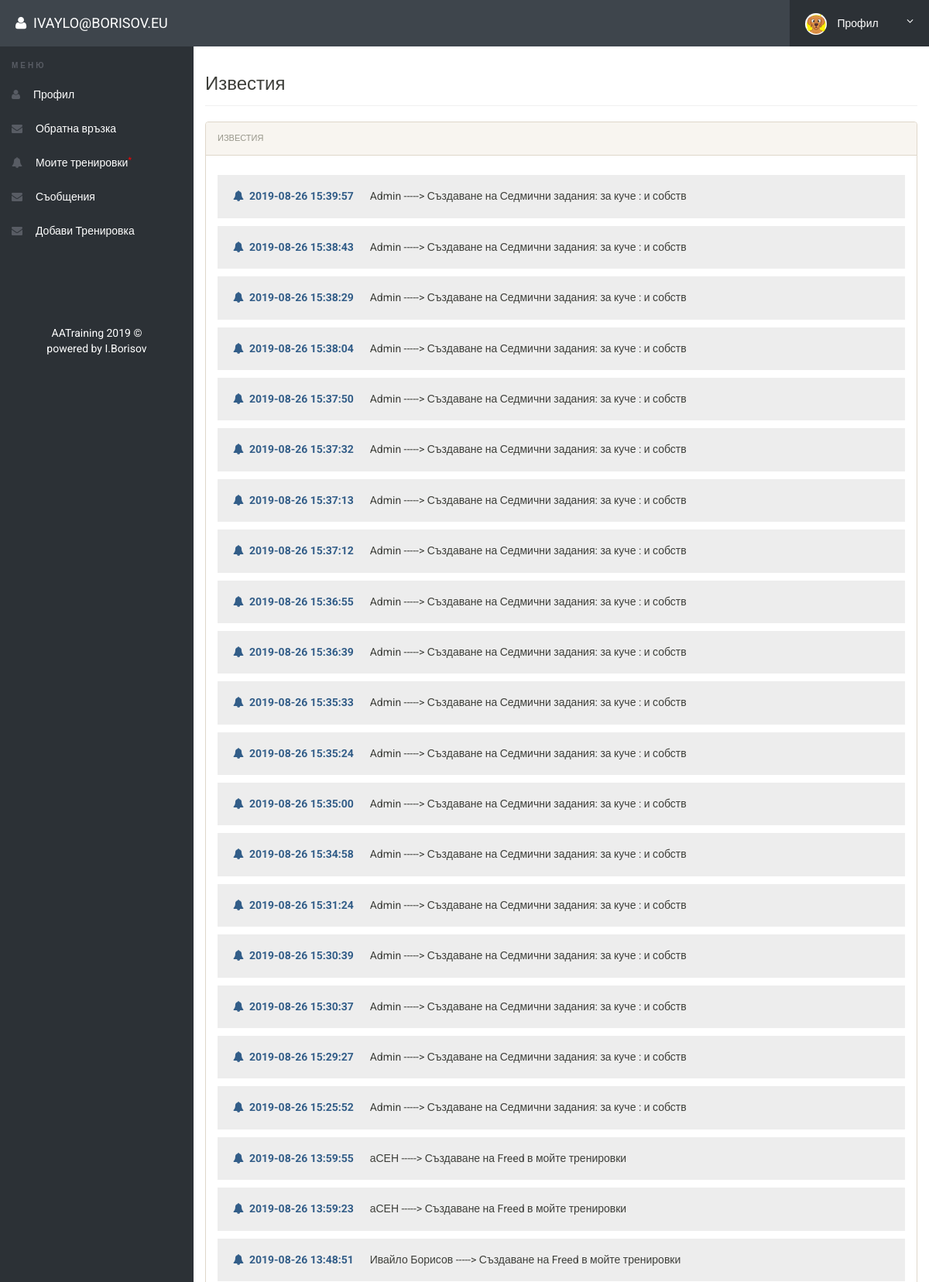
The app's page /admin/notification.php (signed in, upper part) with its own data.
### tables this page shows
CREATE TABLE `notification` (
  `id` int(11) NOT NULL,
  `notiuser` varchar(50) NOT NULL,
  `notireciver` varchar(50) NOT NULL,
  `notitype` varchar(50) NOT NULL,
  `time` timestamp NOT NULL DEFAULT CURRENT_TIMESTAMP
);

### admin/notification.php (the view, shortened to what this page needs)
<?php
include('includes/config.php');
if(strlen($_SESSION['alogin'])==0)
	{
header('location:index.php');
}
else{
?>
<!doctype html>
<html lang="en" class="no-js">
<head>
	<link rel="stylesheet" href="css/font-awesome.min.css">
	<link rel="stylesheet" href="css/bootstrap.min.css">
	<link rel="stylesheet" href="css/dataTables.bootstrap.min.css">
	<link rel="stylesheet" href="css/bootstrap-social.css">
	<link rel="stylesheet" href="css/bootstrap-select.css">
	<link rel="stylesheet" href="css/fileinput.min.css">
	<link rel="stylesheet" href="css/awesome-bootstrap-checkbox.css">
	<link rel="stylesheet" href="css/style.css">
</head>
<body>
	<?php include('includes/header.php');?>
	<div class="ts-main-content">
	<?php include('includes/leftbar.php');?>
		<div class="content-wrapper">
			<div class="container-fluid">
				<div class="row">
					<div class="col-md-12">
						<h3 class="page-title">Известия</h3>
						<div class="row">
							<div class="col-md-12">
								<div class="panel panel-default">
									<div class="panel-heading">Известия</div>
									   <div class="panel-body">
<?php
$reciver = 'Admin';
$sql = "SELECT * from  notification where notireciver = (:reciver) order by time DESC";
$query = $dbh -> prepare($sql);
$query-> bindParam(':reciver', $reciver, PDO::PARAM_STR);
$query->execute();
$results=$query->fetchAll(PDO::FETCH_OBJ);
$cnt=1;
if($query->rowCount() > 0)
{
foreach($results as $result)
{				?>
        <h5 style="background:#ededed;padding:20px;"><i class="fa fa-bell text-primary"></i>&nbsp;&nbsp;<b class="text-primary"><?php echo htmlentities($result->time);?></b> &nbsp;&nbsp;&nbsp;&nbsp;&nbsp;<?php echo htmlentities($result->notiuser);?> -----> <?php echo htmlentities($result->notitype);?></h5>
                       <?php $cnt=$cnt+1; }} ?>
                                        </div>
                                    </div>
                                </div>
                            </div>
                        </div>
                    </div>
                </div>
            </div>
        </div>
</body>
</html>
<?php } ?>

### css/style.css (style rules this page uses)
html { font-size: 14px; }
@media only screen and (min-width: 480px) { html { font-size: 17px; } }
@media only screen and (min-width: 768px) { html { font-size: 14px; } }
body { font-size: 1em; }
.panel { overflow: hidden; }
.page-title { padding-bottom: 15px; margin-bottom: 20px; border-bottom: 1px solid #f0f0f0; }
.ts-main-content .content-wrapper { padding-top: 15px; margin-top: 60px; }
@media only screen and (min-width: 992px) { .ts-main-content .content-wrapper { margin-left: 250px; } }

### records on screen
notification: time "2019-08-26 15:39:57", notiuser "Admin", notitype "Създаване на Седмични задания: за куче : и собств"
notification: time "2019-08-26 15:38:43", notiuser "Admin", notitype "Създаване на Седмични задания: за куче : и собств"
notification: time "2019-08-26 15:38:29", notiuser "Admin", notitype "Създаване на Седмични задания: за куче : и собств"
notification: time "2019-08-26 15:38:04", notiuser "Admin", notitype "Създаване на Седмични задания: за куче : и собств"
notification: time "2019-08-26 15:37:50", notiuser "Admin", notitype "Създаване на Седмични задания: за куче : и собств"
notification: time "2019-08-26 15:37:32", notiuser "Admin", notitype "Създаване на Седмични задания: за куче : и собств"
notification: time "2019-08-26 15:37:13", notiuser "Admin", notitype "Създаване на Седмични задания: за куче : и собств"
notification: time "2019-08-26 15:37:12", notiuser "Admin", notitype "Създаване на Седмични задания: за куче : и собств"
notification: time "2019-08-26 15:36:55", notiuser "Admin", notitype "Създаване на Седмични задания: за куче : и собств"
notification: time "2019-08-26 15:36:39", notiuser "Admin", notitype "Създаване на Седмични задания: за куче : и собств"
notification: time "2019-08-26 15:35:33", notiuser "Admin", notitype "Създаване на Седмични задания: за куче : и собств"
notification: time "2019-08-26 15:35:24", notiuser "Admin", notitype "Създаване на Седмични задания: за куче : и собств"
notification: time "2019-08-26 15:35:00", notiuser "Admin", notitype "Създаване на Седмични задания: за куче : и собств"
notification: time "2019-08-26 15:34:58", notiuser "Admin", notitype "Създаване на Седмични задания: за куче : и собств"
notification: time "2019-08-26 15:31:24", notiuser "Admin", notitype "Създаване на Седмични задания: за куче : и собств"
notification: time "2019-08-26 15:30:39", notiuser "Admin", notitype "Създаване на Седмични задания: за куче : и собств"
notification: time "2019-08-26 15:30:37", notiuser "Admin", notitype "Създаване на Седмични задания: за куче : и собств"
notification: time "2019-08-26 15:29:27", notiuser "Admin", notitype "Създаване на Седмични задания: за куче : и собств"
notification: time "2019-08-26 15:25:52", notiuser "Admin", notitype "Създаване на Седмични задания: за куче : и собств"
notification: time "2019-08-26 13:59:55", notiuser "аСЕН", notitype "Създаване на Freed в мойте тренировки"
notification: time "2019-08-26 13:59:23", notiuser "аСЕН", notitype "Създаване на Freed в мойте тренировки"
notification: time "2019-08-26 13:48:51", notiuser "Ивайло Борисов", notitype "Създаване на Freed в мойте тренировки"

### other values on screen
$_SESSION['alogin'] "IVAYLO@BORISOV.EU"
